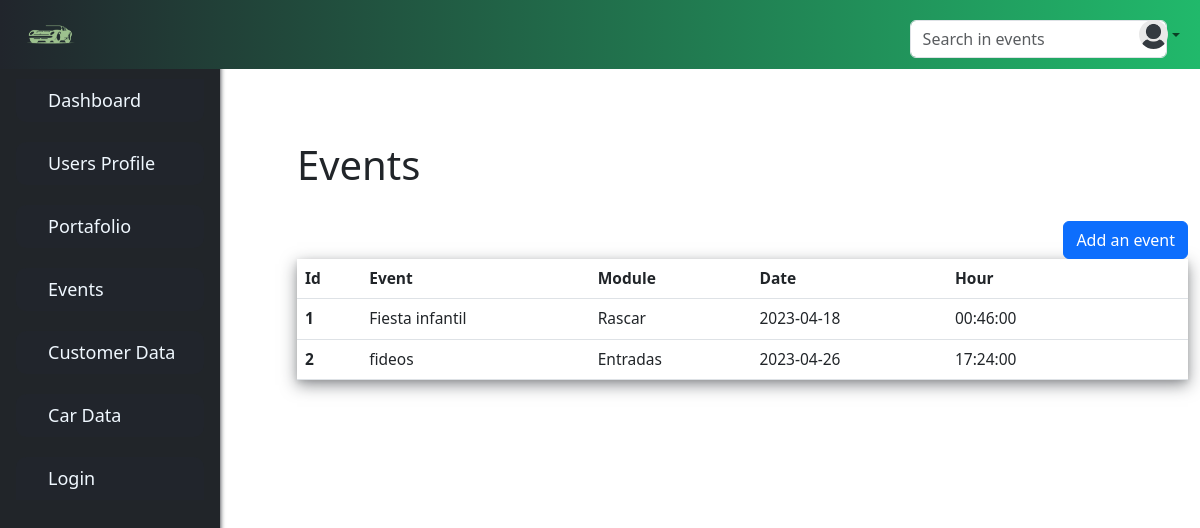
/events/, run on an earlier commit of the app's database.
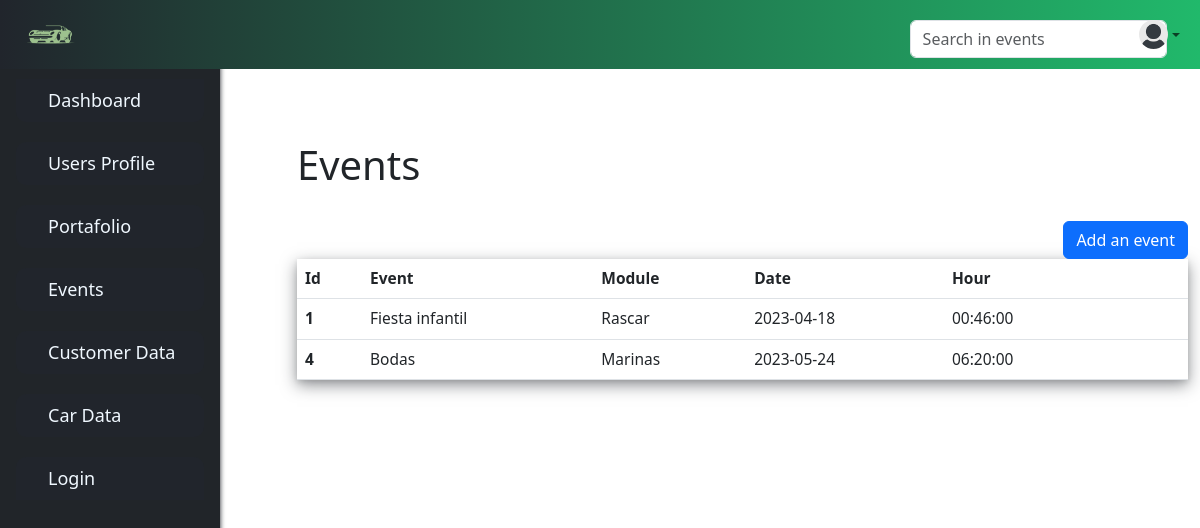
And on a later commit of the database.
### webapp/system/models.py (models this page shows, shortened)
class Events(db.Model):
    id = db.Column(db.Integer(), primary_key=True)
    event = db.Column(db.String(255))
    module = db.Column(db.String(255))
    date = db.Column(db.DateTime())
    hour = db.Column(db.Time())

### webapp/system/controllers.py (the view)
@system_blueprint.route('/events/',methods=['GET', 'POST'])
def events():
    form=EventsForm()
    searchForm = SearchForm()
    our_events= Events.query.order_by(Events.id)
    return render_template('system/events.html', our_models=our_events, form=form, SearchForm=searchForm ,datetime=datetime)

### webapp/system/forms.py
class EventsForm(FlaskForm):
    event = StringField('Event', validators=[DataRequired()])
    module = StringField('Module', validators=[DataRequired()])
    date = DateField('Date', format='%Y-%m-%d', validators=[DataRequired()])
    hour = TimeField('Hour', format='%H:%M', validators=[DataRequired()])
    submit = SubmitField('Submit')

### webapp/searched/forms.py
class SearchForm(Form):
    bar_search = StringField('Searched:', validators=[DataRequired()])
    submit = SubmitField('Submit')

### webapp/templates/system/events.html (shortened to what this page needs)
{% extends 'base.html' %}
{% block content %}
<br/>
		<h1>Events </h1>
		<br/>
		<div class="izq">
			<button type="button" class="btn btn-primary" data-bs-toggle="modal" data-bs-target='#document-textModal' >
				Add an event
			</button>
		</div>
		<table class="table table-hover table" >
			<thead class="thead">
				<tr>
					<th scope="col">Id</th>
					<th scope="col">Event</th>
					<th scope="col">Module</th>
					<th scope="col">Date</th>
					<th scope="col">Hour</th>
					<th scope="col"></th>
				</tr>
			</thead>
			{% for our_model in our_models %}
				<tbody>
					<tr>
		{% include 'system/tables/events-table.html' %}
		<td> <button type="submit" class="btn "  >
                  </button></td>
                </tr>
        </tbody>
    {%endfor%}
</table>
{% endblock %}

### webapp/templates/system/tables/events-table.html
<th scope="row">{{our_model.id}}</th>
<td>{{our_model.event}}</td>
<td>{{our_model.module}}</td>
<td>{{our_model.date.date()}}</td>
<td>{{our_model.hour}}</td>

What changed in the data, as far as the page shows it:
removed Events: id "2", event "fideos", module "Entradas", date "2023-04-26", hour "17:24:00"
added Events: id "4", event "Bodas", module "Marinas", date "2023-05-24", hour "06:20:00"
